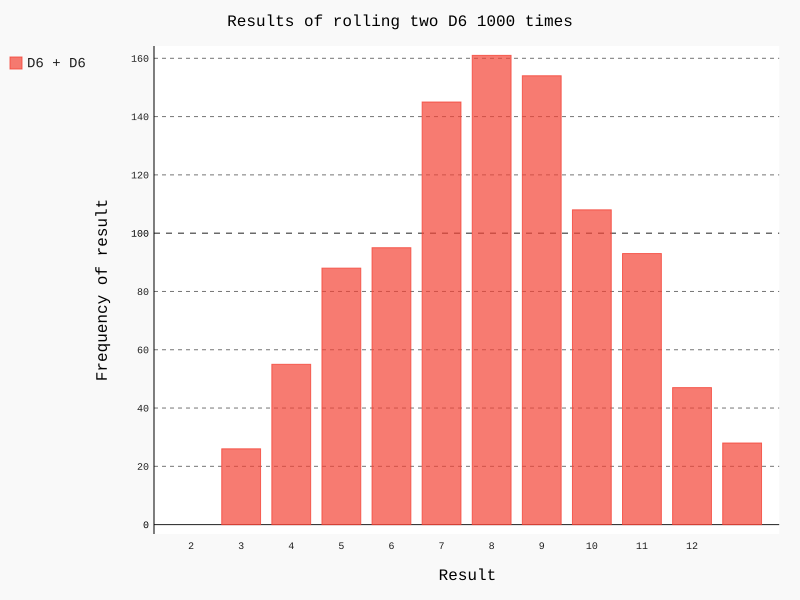

Python code for this plot:
from die import Die
import pygal

# Create two die
die_1 = Die()
die_2 = Die()

# Make some rolls, and store results in a list.
results = []
for roll_num in range(1000):
    result = die_1.roll() + die_2.roll()
    results.append(result)

# Analyze the results.
frequencies = []
max_result = die_1.num_sides + die_2.num_sides
for value in range(1, max_result + 1):
    frequency = results.count(value)
    frequencies.append(frequency)

# Visualize the results.
hist = pygal.Bar()

hist.title = "Results of rolling two D6 1000 times"
hist.x_labels = ['2', '3', '4', '5', '6', '7', '8', '9', '10', '11', '12']
hist.x_title = "Result"
hist.y_title = "Frequency of result"

hist.add('D6 + D6', frequencies)
hist.render_to_file('die_visual.svg')
